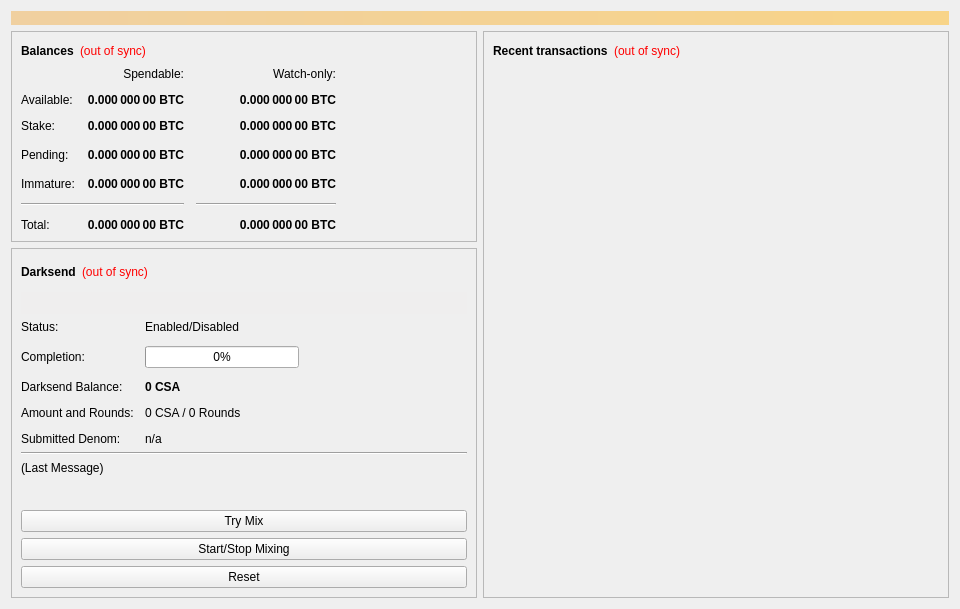
<?xml version="1.0" encoding="UTF-8"?>
<ui version="4.0">
 <class>OverviewPage</class>
 <widget class="QWidget" name="OverviewPage">
  <property name="geometry">
   <rect>
    <x>0</x>
    <y>0</y>
    <width>960</width>
    <height>594</height>
   </rect>
  </property>
  <property name="minimumSize">
   <size>
    <width>960</width>
    <height>0</height>
   </size>
  </property>
  <property name="windowTitle">
   <string>Form</string>
  </property>
  <layout class="QVBoxLayout" name="topLayout">
   <item>
    <widget class="QLabel" name="labelAlerts">
     <property name="visible">
      <bool>false</bool>
     </property>
     <property name="styleSheet">
      <string notr="true">background-color: qlineargradient(x1: 0, y1: 0, x2: 1, y2: 0, stop:0 #F0D0A0, stop:1 #F8D488); color:#000000;</string>
     </property>
     <property name="wordWrap">
      <bool>true</bool>
     </property>
     <property name="margin">
      <number>3</number>
     </property>
    </widget>
   </item>
   <item>
    <layout class="QHBoxLayout" name="horizontalLayout" stretch="1,1">
     <item>
      <layout class="QVBoxLayout" name="verticalLayout_2">
       <item>
        <widget class="QFrame" name="frame">
         <property name="frameShape">
          <enum>QFrame::StyledPanel</enum>
         </property>
         <property name="frameShadow">
          <enum>QFrame::Raised</enum>
         </property>
         <layout class="QVBoxLayout" name="verticalLayout_4">
          <item>
           <layout class="QHBoxLayout" name="horizontalLayout_4">
            <item>
             <widget class="QLabel" name="label_5">
              <property name="font">
               <font>
                <weight>75</weight>
                <bold>true</bold>
               </font>
              </property>
              <property name="text">
               <string>Balances</string>
              </property>
             </widget>
            </item>
            <item>
             <widget class="QLabel" name="labelWalletStatus">
              <property name="cursor">
               <cursorShape>WhatsThisCursor</cursorShape>
              </property>
              <property name="toolTip">
               <string>The displayed information may be out of date. Your wallet automatically synchronizes with the Cista network after a connection is established, but this process has not completed yet.</string>
              </property>
              <property name="styleSheet">
               <string notr="true">QLabel { color: red; }</string>
              </property>
              <property name="text">
               <string notr="true">(out of sync)</string>
              </property>
              <property name="alignment">
               <set>Qt::AlignLeading|Qt::AlignLeft|Qt::AlignVCenter</set>
              </property>
             </widget>
            </item>
            <item>
             <spacer name="horizontalSpacer_3">
              <property name="orientation">
               <enum>Qt::Horizontal</enum>
              </property>
              <property name="sizeHint" stdset="0">
               <size>
                <width>40</width>
                <height>20</height>
               </size>
              </property>
             </spacer>
            </item>
           </layout>
          </item>
          <item>
           <layout class="QGridLayout" name="gridLayout">
            <property name="spacing">
             <number>12</number>
            </property>
            <item row="3" column="2">
             <widget class="QLabel" name="labelWatchPending">
              <property name="font">
               <font>
                <weight>75</weight>
                <bold>true</bold>
               </font>
              </property>
              <property name="cursor">
               <cursorShape>IBeamCursor</cursorShape>
              </property>
              <property name="toolTip">
               <string>Unconfirmed transactions to watch-only addresses</string>
              </property>
              <property name="text">
               <string notr="true">0.000 000 00 BTC</string>
              </property>
              <property name="alignment">
               <set>Qt::AlignRight|Qt::AlignTrailing|Qt::AlignVCenter</set>
              </property>
              <property name="textInteractionFlags">
               <set>Qt::LinksAccessibleByMouse|Qt::TextSelectableByKeyboard|Qt::TextSelectableByMouse</set>
              </property>
             </widget>
            </item>
            <item row="3" column="1">
             <widget class="QLabel" name="labelUnconfirmed">
              <property name="font">
               <font>
                <weight>75</weight>
                <bold>true</bold>
               </font>
              </property>
              <property name="cursor">
               <cursorShape>IBeamCursor</cursorShape>
              </property>
              <property name="toolTip">
               <string>Total of transactions that have yet to be confirmed, and do not yet count toward the spendable balance</string>
              </property>
              <property name="text">
               <string notr="true">0.000 000 00 BTC</string>
              </property>
              <property name="alignment">
               <set>Qt::AlignRight|Qt::AlignTrailing|Qt::AlignVCenter</set>
              </property>
              <property name="textInteractionFlags">
               <set>Qt::LinksAccessibleByMouse|Qt::TextSelectableByKeyboard|Qt::TextSelectableByMouse</set>
              </property>
             </widget>
            </item>
            <item row="4" column="2">
             <widget class="QLabel" name="labelWatchImmature">
              <property name="font">
               <font>
                <weight>75</weight>
                <bold>true</bold>
               </font>
              </property>
              <property name="cursor">
               <cursorShape>IBeamCursor</cursorShape>
              </property>
              <property name="toolTip">
               <string>Mined balance in watch-only addresses that has not yet matured</string>
              </property>
              <property name="text">
               <string notr="true">0.000 000 00 BTC</string>
              </property>
              <property name="alignment">
               <set>Qt::AlignRight|Qt::AlignTrailing|Qt::AlignVCenter</set>
              </property>
              <property name="textInteractionFlags">
               <set>Qt::LinksAccessibleByMouse|Qt::TextSelectableByKeyboard|Qt::TextSelectableByMouse</set>
              </property>
             </widget>
            </item>
            <item row="5" column="0" colspan="2">
             <widget class="Line" name="lineSpendableBalance">
              <property name="orientation">
               <enum>Qt::Horizontal</enum>
              </property>
             </widget>
            </item>
            <item row="5" column="2">
             <widget class="Line" name="lineWatchBalance">
              <property name="sizePolicy">
               <sizepolicy hsizetype="Preferred" vsizetype="Fixed">
                <horstretch>0</horstretch>
                <verstretch>0</verstretch>
               </sizepolicy>
              </property>
              <property name="minimumSize">
               <size>
                <width>140</width>
                <height>0</height>
               </size>
              </property>
              <property name="orientation">
               <enum>Qt::Horizontal</enum>
              </property>
             </widget>
            </item>
            <item row="6" column="0">
             <widget class="QLabel" name="labelTotalText">
              <property name="text">
               <string>Total:</string>
              </property>
             </widget>
            </item>
            <item row="4" column="1">
             <widget class="QLabel" name="labelImmature">
              <property name="font">
               <font>
                <weight>75</weight>
                <bold>true</bold>
               </font>
              </property>
              <property name="cursor">
               <cursorShape>IBeamCursor</cursorShape>
              </property>
              <property name="toolTip">
               <string>Mined balance that has not yet matured</string>
              </property>
              <property name="text">
               <string notr="true">0.000 000 00 BTC</string>
              </property>
              <property name="alignment">
               <set>Qt::AlignRight|Qt::AlignTrailing|Qt::AlignVCenter</set>
              </property>
              <property name="textInteractionFlags">
               <set>Qt::LinksAccessibleByMouse|Qt::TextSelectableByKeyboard|Qt::TextSelectableByMouse</set>
              </property>
             </widget>
            </item>
            <item row="3" column="3">
             <spacer name="horizontalSpacer_2">
              <property name="orientation">
               <enum>Qt::Horizontal</enum>
              </property>
              <property name="sizeHint" stdset="0">
               <size>
                <width>40</width>
                <height>20</height>
               </size>
              </property>
             </spacer>
            </item>
            <item row="4" column="0">
             <widget class="QLabel" name="labelImmatureText">
              <property name="text">
               <string>Immature:</string>
              </property>
             </widget>
            </item>
            <item row="6" column="1">
             <widget class="QLabel" name="labelTotal">
              <property name="font">
               <font>
                <weight>75</weight>
                <bold>true</bold>
               </font>
              </property>
              <property name="cursor">
               <cursorShape>IBeamCursor</cursorShape>
              </property>
              <property name="toolTip">
               <string>Your current total balance</string>
              </property>
              <property name="text">
               <string notr="true">0.000 000 00 BTC</string>
              </property>
              <property name="alignment">
               <set>Qt::AlignRight|Qt::AlignTrailing|Qt::AlignVCenter</set>
              </property>
              <property name="textInteractionFlags">
               <set>Qt::LinksAccessibleByMouse|Qt::TextSelectableByKeyboard|Qt::TextSelectableByMouse</set>
              </property>
             </widget>
            </item>
            <item row="6" column="2">
             <widget class="QLabel" name="labelWatchTotal">
              <property name="font">
               <font>
                <weight>75</weight>
                <bold>true</bold>
               </font>
              </property>
              <property name="cursor">
               <cursorShape>IBeamCursor</cursorShape>
              </property>
              <property name="toolTip">
               <string>Current total balance in watch-only addresses</string>
              </property>
              <property name="text">
               <string notr="true">0.000 000 00 BTC</string>
              </property>
              <property name="alignment">
               <set>Qt::AlignRight|Qt::AlignTrailing|Qt::AlignVCenter</set>
              </property>
              <property name="textInteractionFlags">
               <set>Qt::LinksAccessibleByMouse|Qt::TextSelectableByKeyboard|Qt::TextSelectableByMouse</set>
              </property>
             </widget>
            </item>
            <item row="0" column="2">
             <widget class="QLabel" name="labelWatchonly">
              <property name="text">
               <string>Watch-only:</string>
              </property>
              <property name="alignment">
               <set>Qt::AlignRight|Qt::AlignTrailing|Qt::AlignVCenter</set>
              </property>
             </widget>
            </item>
            <item row="1" column="0">
             <widget class="QLabel" name="labelBalanceText">
              <property name="text">
               <string>Available:</string>
              </property>
             </widget>
            </item>
            <item row="1" column="1">
             <widget class="QLabel" name="labelBalance">
              <property name="font">
               <font>
                <weight>75</weight>
                <bold>true</bold>
               </font>
              </property>
              <property name="cursor">
               <cursorShape>IBeamCursor</cursorShape>
              </property>
              <property name="toolTip">
               <string>Your current spendable balance</string>
              </property>
              <property name="text">
               <string notr="true">0.000 000 00 BTC</string>
              </property>
              <property name="alignment">
               <set>Qt::AlignRight|Qt::AlignTrailing|Qt::AlignVCenter</set>
              </property>
              <property name="textInteractionFlags">
               <set>Qt::LinksAccessibleByMouse|Qt::TextSelectableByKeyboard|Qt::TextSelectableByMouse</set>
              </property>
             </widget>
            </item>
            <item row="2" column="0">
             <widget class="QLabel" name="label_10">
              <property name="text">
               <string>Stake:</string>
              </property>
             </widget>
            </item>
            <item row="2" column="1">
             <widget class="QLabel" name="labelStake">
              <property name="font">
               <font>
                <weight>75</weight>
                <bold>true</bold>
               </font>
              </property>
              <property name="cursor">
               <cursorShape>IBeamCursor</cursorShape>
              </property>
              <property name="toolTip">
               <string>Total of coins that was staked, and do not yet count toward the current balance</string>
              </property>
              <property name="text">
               <string notr="true">0.000 000 00 BTC</string>
              </property>
              <property name="alignment">
               <set>Qt::AlignRight|Qt::AlignTrailing|Qt::AlignVCenter</set>
              </property>
              <property name="textInteractionFlags">
               <set>Qt::LinksAccessibleByMouse|Qt::TextSelectableByKeyboard|Qt::TextSelectableByMouse</set>
              </property>
             </widget>
            </item>
            <item row="2" column="2">
             <widget class="QLabel" name="labelWatchStake">
              <property name="font">
               <font>
                <weight>75</weight>
                <bold>true</bold>
               </font>
              </property>
              <property name="cursor">
               <cursorShape>IBeamCursor</cursorShape>
              </property>
              <property name="toolTip">
               <string>Total of coins that was staked in watch-only addresses, and do not yet count toward the current watch-only balance</string>
              </property>
              <property name="text">
               <string notr="true">0.000 000 00 BTC</string>
              </property>
              <property name="alignment">
               <set>Qt::AlignRight|Qt::AlignTrailing|Qt::AlignVCenter</set>
              </property>
              <property name="textInteractionFlags">
               <set>Qt::LinksAccessibleByMouse|Qt::TextSelectableByKeyboard|Qt::TextSelectableByMouse</set>
              </property>
             </widget>
            </item>
            <item row="1" column="2">
             <widget class="QLabel" name="labelWatchAvailable">
              <property name="font">
               <font>
                <weight>75</weight>
                <bold>true</bold>
               </font>
              </property>
              <property name="cursor">
               <cursorShape>IBeamCursor</cursorShape>
              </property>
              <property name="toolTip">
               <string>Your current balance in watch-only addresses</string>
              </property>
              <property name="text">
               <string notr="true">0.000 000 00 BTC</string>
              </property>
              <property name="alignment">
               <set>Qt::AlignRight|Qt::AlignTrailing|Qt::AlignVCenter</set>
              </property>
              <property name="textInteractionFlags">
               <set>Qt::LinksAccessibleByMouse|Qt::TextSelectableByKeyboard|Qt::TextSelectableByMouse</set>
              </property>
             </widget>
            </item>
            <item row="3" column="0">
             <widget class="QLabel" name="labelPendingText">
              <property name="text">
               <string>Pending:</string>
              </property>
             </widget>
            </item>
            <item row="0" column="1">
             <widget class="QLabel" name="labelSpendable">
              <property name="text">
               <string>Spendable:</string>
              </property>
              <property name="alignment">
               <set>Qt::AlignRight|Qt::AlignTrailing|Qt::AlignVCenter</set>
              </property>
             </widget>
            </item>
           </layout>
          </item>
         </layout>
        </widget>
       </item>
       <item>
        <widget class="QFrame" name="frameDarksend">
         <property name="sizePolicy">
          <sizepolicy hsizetype="Expanding" vsizetype="Expanding">
           <horstretch>0</horstretch>
           <verstretch>0</verstretch>
          </sizepolicy>
         </property>
         <property name="minimumSize">
          <size>
           <width>0</width>
           <height>350</height>
          </size>
         </property>
         <property name="layoutDirection">
          <enum>Qt::LeftToRight</enum>
         </property>
         <property name="frameShape">
          <enum>QFrame::StyledPanel</enum>
         </property>
         <property name="frameShadow">
          <enum>QFrame::Raised</enum>
         </property>
         <layout class="QVBoxLayout" name="verticalLayout_5">
          <item>
           <layout class="QHBoxLayout" name="horizontalLayout_5">
            <item>
             <widget class="QLabel" name="label_2">
              <property name="font">
               <font>
                <weight>75</weight>
                <bold>true</bold>
               </font>
              </property>
              <property name="text">
               <string>Darksend</string>
              </property>
             </widget>
            </item>
            <item>
             <widget class="QLabel" name="labelDarksendSyncStatus">
              <property name="toolTip">
               <string>The displayed information may be out of date. Your wallet automatically synchronizes with the Cista network after a connection is established, but this process has not completed yet.</string>
              </property>
              <property name="styleSheet">
               <string notr="true">QLabel { color: red; }</string>
              </property>
              <property name="text">
               <string notr="true">(out of sync)</string>
              </property>
              <property name="alignment">
               <set>Qt::AlignLeading|Qt::AlignLeft|Qt::AlignVCenter</set>
              </property>
             </widget>
            </item>
            <item>
             <spacer name="horizontalSpacer_4">
              <property name="orientation">
               <enum>Qt::Horizontal</enum>
              </property>
              <property name="sizeHint" stdset="0">
               <size>
                <width>40</width>
                <height>20</height>
               </size>
              </property>
             </spacer>
            </item>
           </layout>
          </item>
          <item>
           <widget class="QPushButton" name="runAutoDenom">
            <property name="palette">
             <palette>
              <active>
               <colorrole role="WindowText">
                <brush brushstyle="SolidPattern">
                 <color alpha="255">
                  <red>0</red>
                  <green>0</green>
                  <blue>0</blue>
                 </color>
                </brush>
               </colorrole>
               <colorrole role="Button">
                <brush brushstyle="SolidPattern">
                 <color alpha="255">
                  <red>239</red>
                  <green>238</green>
                  <blue>238</blue>
                 </color>
                </brush>
               </colorrole>
               <colorrole role="Light">
                <brush brushstyle="SolidPattern">
                 <color alpha="255">
                  <red>255</red>
                  <green>255</green>
                  <blue>255</blue>
                 </color>
                </brush>
               </colorrole>
               <colorrole role="Midlight">
                <brush brushstyle="SolidPattern">
                 <color alpha="255">
                  <red>247</red>
                  <green>246</green>
                  <blue>246</blue>
                 </color>
                </brush>
               </colorrole>
               <colorrole role="Dark">
                <brush brushstyle="SolidPattern">
                 <color alpha="255">
                  <red>119</red>
                  <green>119</green>
                  <blue>119</blue>
                 </color>
                </brush>
               </colorrole>
               <colorrole role="Mid">
                <brush brushstyle="SolidPattern">
                 <color alpha="255">
                  <red>159</red>
                  <green>159</green>
                  <blue>159</blue>
                 </color>
                </brush>
               </colorrole>
               <colorrole role="Text">
                <brush brushstyle="SolidPattern">
                 <color alpha="255">
                  <red>0</red>
                  <green>0</green>
                  <blue>0</blue>
                 </color>
                </brush>
               </colorrole>
               <colorrole role="BrightText">
                <brush brushstyle="SolidPattern">
                 <color alpha="255">
                  <red>255</red>
                  <green>255</green>
                  <blue>255</blue>
                 </color>
                </brush>
               </colorrole>
               <colorrole role="ButtonText">
                <brush brushstyle="SolidPattern">
                 <color alpha="255">
                  <red>0</red>
                  <green>0</green>
                  <blue>0</blue>
                 </color>
                </brush>
               </colorrole>
               <colorrole role="Base">
                <brush brushstyle="SolidPattern">
                 <color alpha="255">
                  <red>255</red>
                  <green>255</green>
                  <blue>255</blue>
                 </color>
                </brush>
               </colorrole>
               <colorrole role="Window">
                <brush brushstyle="SolidPattern">
                 <color alpha="255">
                  <red>239</red>
                  <green>238</green>
                  <blue>238</blue>
                 </color>
                </brush>
               </colorrole>
               <colorrole role="Shadow">
                <brush brushstyle="SolidPattern">
                 <color alpha="255">
                  <red>0</red>
                  <green>0</green>
                  <blue>0</blue>
                 </color>
                </brush>
               </colorrole>
               <colorrole role="AlternateBase">
                <brush brushstyle="SolidPattern">
                 <color alpha="255">
                  <red>247</red>
                  <green>246</green>
                  <blue>246</blue>
                 </color>
                </brush>
               </colorrole>
               <colorrole role="ToolTipBase">
                <brush brushstyle="SolidPattern">
                 <color alpha="255">
                  <red>255</red>
                  <green>255</green>
                  <blue>220</blue>
                 </color>
                </brush>
               </colorrole>
               <colorrole role="ToolTipText">
                <brush brushstyle="SolidPattern">
                 <color alpha="255">
                  <red>0</red>
                  <green>0</green>
                  <blue>0</blue>
                 </color>
                </brush>
               </colorrole>
              </active>
              <inactive>
               <colorrole role="WindowText">
                <brush brushstyle="SolidPattern">
                 <color alpha="255">
                  <red>0</red>
                  <green>0</green>
                  <blue>0</blue>
                 </color>
                </brush>
               </colorrole>
               <colorrole role="Button">
                <brush brushstyle="SolidPattern">
                 <color alpha="255">
                  <red>239</red>
                  <green>238</green>
                  <blue>238</blue>
                 </color>
                </brush>
               </colorrole>
               <colorrole role="Light">
                <brush brushstyle="SolidPattern">
                 <color alpha="255">
                  <red>255</red>
                  <green>255</green>
                  <blue>255</blue>
                 </color>
                </brush>
               </colorrole>
               <colorrole role="Midlight">
                <brush brushstyle="SolidPattern">
                 <color alpha="255">
                  <red>247</red>
                  <green>246</green>
                  <blue>246</blue>
                 </color>
                </brush>
               </colorrole>
               <colorrole role="Dark">
                <brush brushstyle="SolidPattern">
                 <color alpha="255">
                  <red>119</red>
                  <green>119</green>
                  <blue>119</blue>
                 </color>
                </brush>
               </colorrole>
               <colorrole role="Mid">
                <brush brushstyle="SolidPattern">
                 <color alpha="255">
                  <red>159</red>
                  <green>159</green>
                  <blue>159</blue>
                 </color>
                </brush>
               </colorrole>
               <colorrole role="Text">
                <brush brushstyle="SolidPattern">
                 <color alpha="255">
                  <red>0</red>
                  <green>0</green>
                  <blue>0</blue>
                 </color>
                </brush>
               </colorrole>
               <colorrole role="BrightText">
                <brush brushstyle="SolidPattern">
                 <color alpha="255">
                  <red>255</red>
                  <green>255</green>
                  <blue>255</blue>
                 </color>
                </brush>
               </colorrole>
               <colorrole role="ButtonText">
                <brush brushstyle="SolidPattern">
                 <color alpha="255">
                  <red>0</red>
                  <green>0</green>
                  <blue>0</blue>
                 </color>
                </brush>
               </colorrole>
               <colorrole role="Base">
                <brush brushstyle="SolidPattern">
                 <color alpha="255">
                  <red>255</red>
                  <green>255</green>
                  <blue>255</blue>
                 </color>
                </brush>
               </colorrole>
               <colorrole role="Window">
                <brush brushstyle="SolidPattern">
                 <color alpha="255">
                  <red>239</red>
                  <green>238</green>
                  <blue>238</blue>
                 </color>
                </brush>
               </colorrole>
               <colorrole role="Shadow">
                <brush brushstyle="SolidPattern">
                 <color alpha="255">
                  <red>0</red>
                  <green>0</green>
                  <blue>0</blue>
                 </color>
                </brush>
               </colorrole>
               <colorrole role="AlternateBase">
                <brush brushstyle="SolidPattern">
                 <color alpha="255">
                  <red>247</red>
                  <green>246</green>
                  <blue>246</blue>
                 </color>
                </brush>
               </colorrole>
               <colorrole role="ToolTipBase">
                <brush brushstyle="SolidPattern">
                 <color alpha="255">
                  <red>255</red>
                  <green>255</green>
                  <blue>220</blue>
                 </color>
                </brush>
               </colorrole>
               <colorrole role="ToolTipText">
                <brush brushstyle="SolidPattern">
                 <color alpha="255">
                  <red>0</red>
                  <green>0</green>
                  <blue>0</blue>
                 </color>
                </brush>
               </colorrole>
              </inactive>
              <disabled>
               <colorrole role="WindowText">
                <brush brushstyle="SolidPattern">
                 <color alpha="255">
                  <red>119</red>
                  <green>119</green>
                  <blue>119</blue>
                 </color>
                </brush>
               </colorrole>
               <colorrole role="Button">
                <brush brushstyle="SolidPattern">
                 <color alpha="255">
                  <red>239</red>
                  <green>238</green>
                  <blue>238</blue>
                 </color>
                </brush>
               </colorrole>
               <colorrole role="Light">
                <brush brushstyle="SolidPattern">
                 <color alpha="255">
                  <red>255</red>
                  <green>255</green>
                  <blue>255</blue>
                 </color>
                </brush>
               </colorrole>
               <colorrole role="Midlight">
                <brush brushstyle="SolidPattern">
                 <color alpha="255">
                  <red>247</red>
                  <green>246</green>
                  <blue>246</blue>
                 </color>
                </brush>
               </colorrole>
               <colorrole role="Dark">
                <brush brushstyle="SolidPattern">
                 <color alpha="255">
                  <red>119</red>
                  <green>119</green>
                  <blue>119</blue>
                 </color>
                </brush>
               </colorrole>
               <colorrole role="Mid">
                <brush brushstyle="SolidPattern">
                 <color alpha="255">
                  <red>159</red>
                  <green>159</green>
                  <blue>159</blue>
                 </color>
                </brush>
               </colorrole>
               <colorrole role="Text">
                <brush brushstyle="SolidPattern">
                 <color alpha="255">
                  <red>119</red>
                  <green>119</green>
                  <blue>119</blue>
                 </color>
                </brush>
               </colorrole>
               <colorrole role="BrightText">
                <brush brushstyle="SolidPattern">
                 <color alpha="255">
                  <red>255</red>
                  <green>255</green>
                  <blue>255</blue>
                 </color>
                </brush>
               </colorrole>
               <colorrole role="ButtonText">
                <brush brushstyle="SolidPattern">
                 <color alpha="255">
                  <red>119</red>
                  <green>119</green>
                  <blue>119</blue>
                 </color>
                </brush>
               </colorrole>
               <colorrole role="Base">
                <brush brushstyle="SolidPattern">
                 <color alpha="255">
                  <red>239</red>
                  <green>238</green>
                  <blue>238</blue>
                 </color>
                </brush>
               </colorrole>
               <colorrole role="Window">
                <brush brushstyle="SolidPattern">
                 <color alpha="255">
                  <red>239</red>
                  <green>238</green>
                  <blue>238</blue>
                 </color>
                </brush>
               </colorrole>
               <colorrole role="Shadow">
                <brush brushstyle="SolidPattern">
                 <color alpha="255">
                  <red>0</red>
                  <green>0</green>
                  <blue>0</blue>
                 </color>
                </brush>
               </colorrole>
               <colorrole role="AlternateBase">
                <brush brushstyle="SolidPattern">
                 <color alpha="255">
                  <red>239</red>
                  <green>238</green>
                  <blue>238</blue>
                 </color>
                </brush>
               </colorrole>
               <colorrole role="ToolTipBase">
                <brush brushstyle="SolidPattern">
                 <color alpha="255">
                  <red>255</red>
                  <green>255</green>
                  <blue>220</blue>
                 </color>
                </brush>
               </colorrole>
               <colorrole role="ToolTipText">
                <brush brushstyle="SolidPattern">
                 <color alpha="255">
                  <red>0</red>
                  <green>0</green>
                  <blue>0</blue>
                 </color>
                </brush>
               </colorrole>
              </disabled>
             </palette>
            </property>
            <property name="focusPolicy">
             <enum>Qt::NoFocus</enum>
            </property>
            <property name="autoFillBackground">
             <bool>true</bool>
            </property>
            <property name="text">
             <string/>
            </property>
            <property name="flat">
             <bool>true</bool>
            </property>
           </widget>
          </item>
          <item>
           <layout class="QFormLayout" name="formLayout">
            <property name="fieldGrowthPolicy">
             <enum>QFormLayout::AllNonFixedFieldsGrow</enum>
            </property>
            <property name="horizontalSpacing">
             <number>11</number>
            </property>
            <property name="verticalSpacing">
             <number>12</number>
            </property>
            <item row="0" column="0">
             <widget class="QLabel" name="label_6">
              <property name="text">
               <string>Status:</string>
              </property>
             </widget>
            </item>
            <item row="1" column="0">
             <widget class="QLabel" name="label_7">
              <property name="text">
               <string>Completion:</string>
              </property>
             </widget>
            </item>
            <item row="1" column="1">
             <widget class="QProgressBar" name="darksendProgress">
              <property name="maximumSize">
               <size>
                <width>154</width>
                <height>16777215</height>
               </size>
              </property>
              <property name="value">
               <number>0</number>
              </property>
             </widget>
            </item>
            <item row="3" column="0">
             <widget class="QLabel" name="labelAnonymizedText">
              <property name="text">
               <string>Darksend Balance:</string>
              </property>
             </widget>
            </item>
            <item row="3" column="1">
             <widget class="QLabel" name="labelAnonymized">
              <property name="font">
               <font>
                <weight>75</weight>
                <bold>true</bold>
               </font>
              </property>
              <property name="text">
               <string notr="true">0 CSA</string>
              </property>
             </widget>
            </item>
            <item row="4" column="0">
             <widget class="QLabel" name="label_8">
              <property name="text">
               <string>Amount and Rounds:</string>
              </property>
             </widget>
            </item>
            <item row="4" column="1">
             <widget class="QLabel" name="labelAmountRounds">
              <property name="text">
               <string>0 CSA / 0 Rounds</string>
              </property>
             </widget>
            </item>
            <item row="5" column="0">
             <widget class="QLabel" name="label_9">
              <property name="text">
               <string>Submitted Denom:</string>
              </property>
             </widget>
            </item>
            <item row="5" column="1">
             <widget class="QLabel" name="labelSubmittedDenom">
              <property name="toolTip">
               <string>The denominations you submitted to the Masternode.&lt;br&gt;To mix, other users must submit the exact same denominations.</string>
              </property>
              <property name="text">
               <string>n/a</string>
              </property>
             </widget>
            </item>
            <item row="0" column="1">
             <widget class="QLabel" name="darksendEnabled">
              <property name="text">
               <string>Enabled/Disabled</string>
              </property>
             </widget>
            </item>
           </layout>
          </item>
          <item>
           <widget class="Line" name="lineLastMessage">
            <property name="orientation">
             <enum>Qt::Horizontal</enum>
            </property>
           </widget>
          </item>
          <item>
           <widget class="QLabel" name="darksendStatus">
            <property name="minimumSize">
             <size>
              <width>288</width>
              <height>43</height>
             </size>
            </property>
            <property name="text">
             <string>(Last Message)</string>
            </property>
            <property name="alignment">
             <set>Qt::AlignLeading|Qt::AlignLeft|Qt::AlignTop</set>
            </property>
            <property name="wordWrap">
             <bool>true</bool>
            </property>
           </widget>
          </item>
          <item>
           <widget class="QPushButton" name="darksendAuto">
            <property name="sizePolicy">
             <sizepolicy hsizetype="MinimumExpanding" vsizetype="Fixed">
              <horstretch>0</horstretch>
              <verstretch>0</verstretch>
             </sizepolicy>
            </property>
            <property name="toolTip">
             <string>Try to manually submit a Darksend request.</string>
            </property>
            <property name="text">
             <string>Try Mix</string>
            </property>
           </widget>
          </item>
          <item>
           <widget class="QPushButton" name="toggleDarksend">
            <property name="sizePolicy">
             <sizepolicy hsizetype="MinimumExpanding" vsizetype="Fixed">
              <horstretch>0</horstretch>
              <verstretch>0</verstretch>
             </sizepolicy>
            </property>
            <property name="text">
             <string>Start/Stop Mixing</string>
            </property>
           </widget>
          </item>
          <item>
           <widget class="QPushButton" name="darksendReset">
            <property name="sizePolicy">
             <sizepolicy hsizetype="MinimumExpanding" vsizetype="Fixed">
              <horstretch>0</horstretch>
              <verstretch>0</verstretch>
             </sizepolicy>
            </property>
            <property name="toolTip">
             <string>Reset the current status of Darksend (can interrupt Darksend if it's in the process of Mixing, which can cost you money!)</string>
            </property>
            <property name="autoFillBackground">
             <bool>false</bool>
            </property>
            <property name="text">
             <string>Reset</string>
            </property>
           </widget>
          </item>
         </layout>
        </widget>
       </item>
       <item>
        <spacer name="verticalSpacer">
         <property name="orientation">
          <enum>Qt::Vertical</enum>
         </property>
         <property name="sizeHint" stdset="0">
          <size>
           <width>20</width>
           <height>40</height>
          </size>
         </property>
        </spacer>
       </item>
      </layout>
     </item>
     <item>
      <layout class="QVBoxLayout" name="verticalLayout_3">
       <item>
        <widget class="QFrame" name="frame_2">
         <property name="frameShape">
          <enum>QFrame::StyledPanel</enum>
         </property>
         <property name="frameShadow">
          <enum>QFrame::Raised</enum>
         </property>
         <layout class="QVBoxLayout" name="verticalLayout">
          <item>
           <layout class="QHBoxLayout" name="horizontalLayout_2">
            <item>
             <widget class="QLabel" name="label_4">
              <property name="font">
               <font>
                <weight>75</weight>
                <bold>true</bold>
               </font>
              </property>
              <property name="text">
               <string>Recent transactions</string>
              </property>
             </widget>
            </item>
            <item>
             <widget class="QLabel" name="labelTransactionsStatus">
              <property name="cursor">
               <cursorShape>WhatsThisCursor</cursorShape>
              </property>
              <property name="toolTip">
               <string>The displayed information may be out of date. Your wallet automatically synchronizes with the Cista network after a connection is established, but this process has not completed yet.</string>
              </property>
              <property name="styleSheet">
               <string notr="true">QLabel { color: red; }</string>
              </property>
              <property name="text">
               <string notr="true">(out of sync)</string>
              </property>
              <property name="alignment">
               <set>Qt::AlignRight|Qt::AlignTrailing|Qt::AlignVCenter</set>
              </property>
             </widget>
            </item>
            <item>
             <spacer name="horizontalSpacer">
              <property name="orientation">
               <enum>Qt::Horizontal</enum>
              </property>
              <property name="sizeHint" stdset="0">
               <size>
                <width>40</width>
                <height>20</height>
               </size>
              </property>
             </spacer>
            </item>
           </layout>
          </item>
          <item>
           <widget class="QListView" name="listTransactions">
            <property name="styleSheet">
             <string notr="true">QListView { background: transparent; }</string>
            </property>
            <property name="frameShape">
             <enum>QFrame::NoFrame</enum>
            </property>
            <property name="verticalScrollBarPolicy">
             <enum>Qt::ScrollBarAlwaysOff</enum>
            </property>
            <property name="horizontalScrollBarPolicy">
             <enum>Qt::ScrollBarAlwaysOff</enum>
            </property>
            <property name="selectionMode">
             <enum>QAbstractItemView::NoSelection</enum>
            </property>
           </widget>
          </item>
         </layout>
        </widget>
       </item>
      </layout>
     </item>
    </layout>
   </item>
  </layout>
 </widget>
 <resources/>
 <connections/>
</ui>
